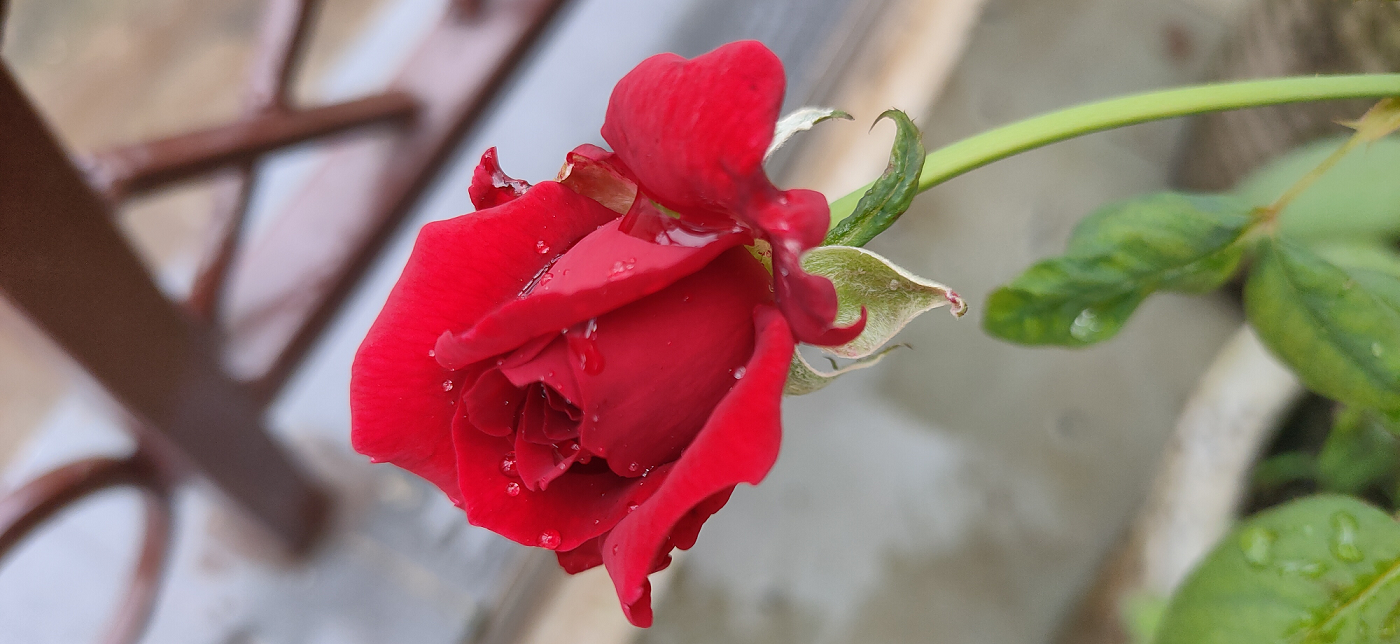
#> input picture Files used as input/img3.bmp, 1400 x 644 px, found by its file name
$ python 'C3_2 Histogram_plot.py'
#> lines starting #> are read from the running program, lines starting #| are printed output that depends on the picture; after the words box and inside, x2 and y2 are one past the last pixel; in counts of white or black regions, pixels touching at a corner belong together
### Chapter 09/my_package/my_functions.py
#======================================================================
# Purpose : creating custom functions for usage
#======================================================================

import matplotlib.pyplot as plt
import cv2
import numpy as np

# Function my_imshow is used to display image using matplotlib method and is
# usually used with subplots

def my_imshow(input_image,str='',ax='Nothing Passed'):
    if ax=='Nothing Passed':
        fig1,ax1=plt.subplots()
        fig1.show()
        if input_image.ndim==3:
            plt.imshow(cv2.cvtColor(input_image, cv2.COLOR_BGR2RGB))
        else:
            plt.imshow(cv2.cvtColor(input_image, cv2.COLOR_GRAY2RGB))
        plt.axis("off")
        plt.gca().set_title(str)
        return fig1,ax1
    else:
        if input_image.ndim==3:
            ax.imshow(cv2.cvtColor(input_image, cv2.COLOR_BGR2RGB))
        else:
            ax.imshow(cv2.cvtColor(input_image, cv2.COLOR_GRAY2RGB))
        ax.axis("off")
        ax.set_title(str)

# Function norm_uint8 defined below,
# Normalises and convert to uint8 an input_image and return the same, usually
# used while displaying a grayscale image which has been converted to float32
# during processing

# [5 lines left out: function norm_uint8, not called in this run]


### Chapter 03/C3_2 Histogram_plot.py
#======================================================================
# PURPOSE : Learning Histogram
#======================================================================

import cv2,matplotlib.pyplot as plt, numpy as np
import my_package.my_functions as mf # This is a user defined package and ...
# one may find the details related to its contents and usage in section XXX

#--------------------------------------------------------------------------
#                 Image Histogram
#--------------------------------------------------------------------------
a=cv2.imread('img3.bmp',0)
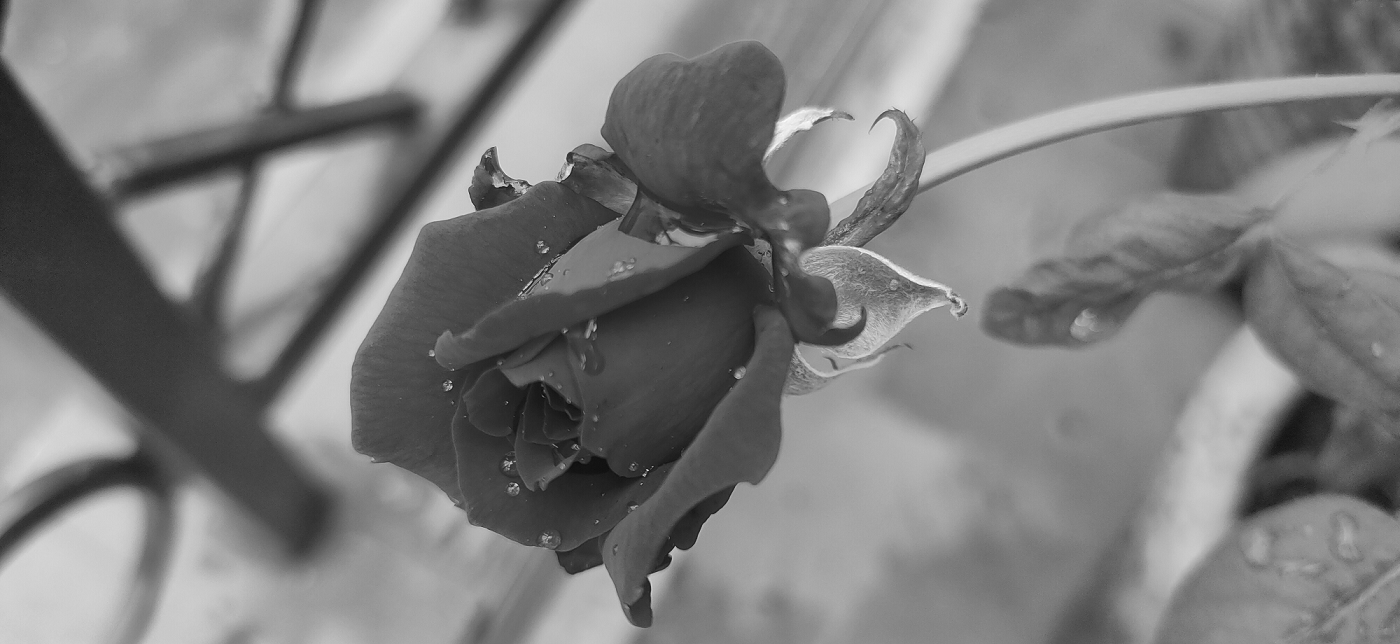
#> a: shape (644, 1400); min 11, max 253, mean 126.2
r,c=np.shape(a)
#> r = 644; c = 1400
fig,ax=plt.subplots(3,1)
fig.show()
mf.my_imshow(a,'(a) Grayscale Image',ax[0])

no_of_bins=16              #This defines the total no. of points on X axis
X_axis=255*np.arange(0,no_of_bins,1)/(no_of_bins-1)
hist_values=cv2.calcHist([a],[0],None,[no_of_bins],[0,256]) # Corresponding values on Y axis
#> hist_values = [14, 3410, 28616, 70256, 91333, 73867, 56404, 82518, 139557, 125450, 99831, 55503, 61007, 13087, 664, 83]

plt.subplot(3,1,2)
plt.stem(X_axis,hist_values)
plt.grid()
plt.title('(b) '+str(no_of_bins)+' bin UN-NORMALIZED histogram')

plt.subplot(3,1,3)
plt.stem(X_axis,hist_values/(r*c))
plt.grid()
plt.title('(c) '+str(no_of_bins)+' bin NORMALIZED histogram')

plt.show()
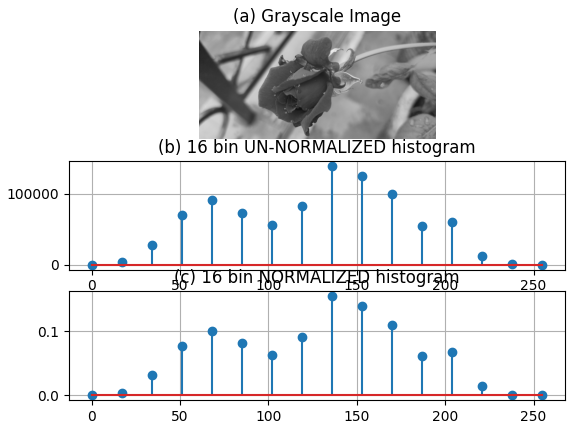
#> figure drawn by matplotlib, 3 panels; panel 2: curve peaks at x = 136, y = 139557; panel 3: curve peaks at x = 136, y = 0.155
print("Completed Successfully ...")

$ run again, with Files used as input/img1.bmp copied over Files used as input/img3.bmp
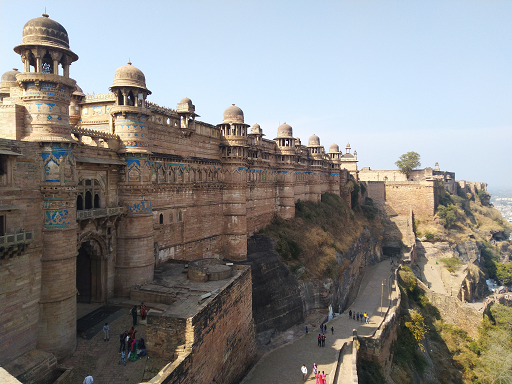
#> input picture Files used as input/img1.bmp, 512 x 384 px, found by its file name
#> `a=cv2.imread('img3.bmp',0)`:
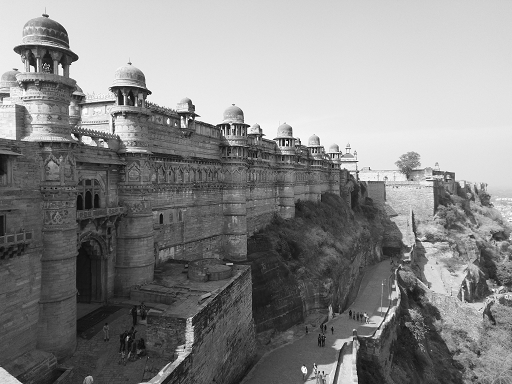
#> a: shape (384, 512); min 0, max 255, mean 135.1
#> hist_values = [211, 4619, 13196, 21466, 26012, 22422, 13853, 7255, 4585, 3731, 3408, 3391, 3903, 26842, 39658, 2056]
#> `plt.show()`:
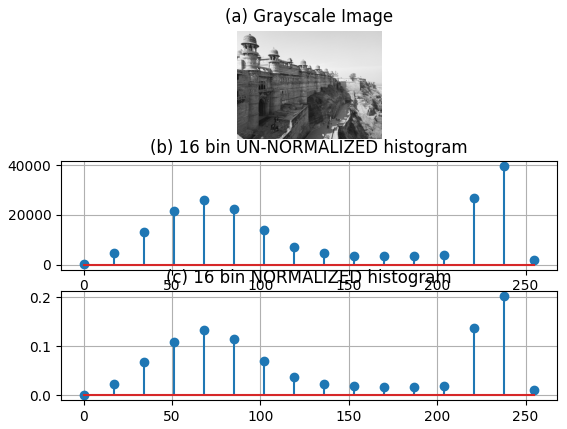
#> figure drawn by matplotlib, 3 panels; panel 2: curve peaks at x = 238, y = 39658; panel 3: curve peaks at x = 238, y = 0.202

$ run again, with Files used as input/img10.bmp copied over Files used as input/img3.bmp
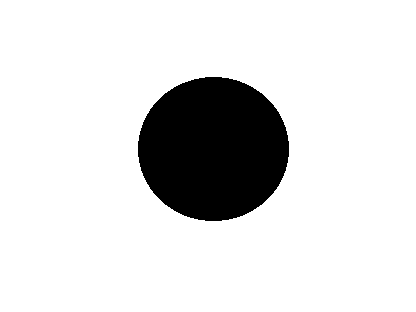
#> input picture Files used as input/img10.bmp, 416 x 312 px, found by its file name
#> a: shape (312, 416); values 0 (black) and 127 (white), 86.9% white; 1 black region, box (x1, y1, x2, y2) and area: (138, 77, 289, 221) 17064
#> hist_values = [17064, 0, 0, 0, 0, 0, 0, 112728, 0, 0, 0, 0, 0, 0, 0, 0]
#> `plt.show()`:
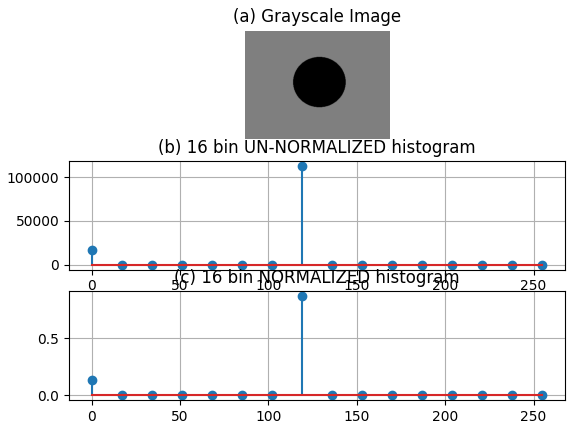
#> figure drawn by matplotlib, 3 panels; panel 2: curve peaks at x = 119, y = 112728; panel 3: curve peaks at x = 119, y = 0.869

$ run again, with Files used as input/img11.bmp copied over Files used as input/img3.bmp
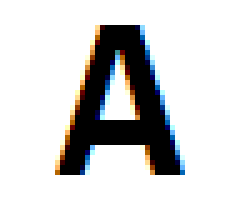
#> input picture Files used as input/img11.bmp, 49 x 42 px, found by its file name (shown 5 times larger)
#> `a=cv2.imread('img3.bmp',0)`:
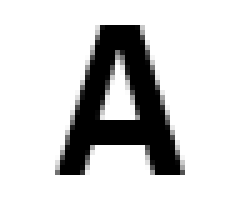
#> a: shape (42, 49) (shown 5 times larger); min 0, max 255, mean 209.1
#> hist_values = [317, 16, 0, 7, 9, 9, 0, 16, 0, 9, 9, 0, 16, 9, 9, 1632]
#> `plt.show()`:
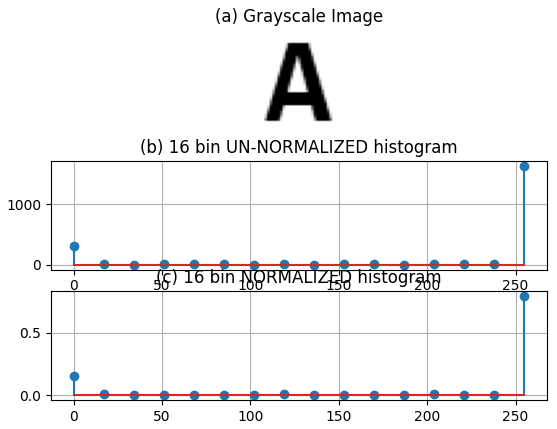
#> figure drawn by matplotlib, 3 panels; panel 2: curve peaks at x = 255, y = 1632; panel 3: curve peaks at x = 255, y = 0.793
